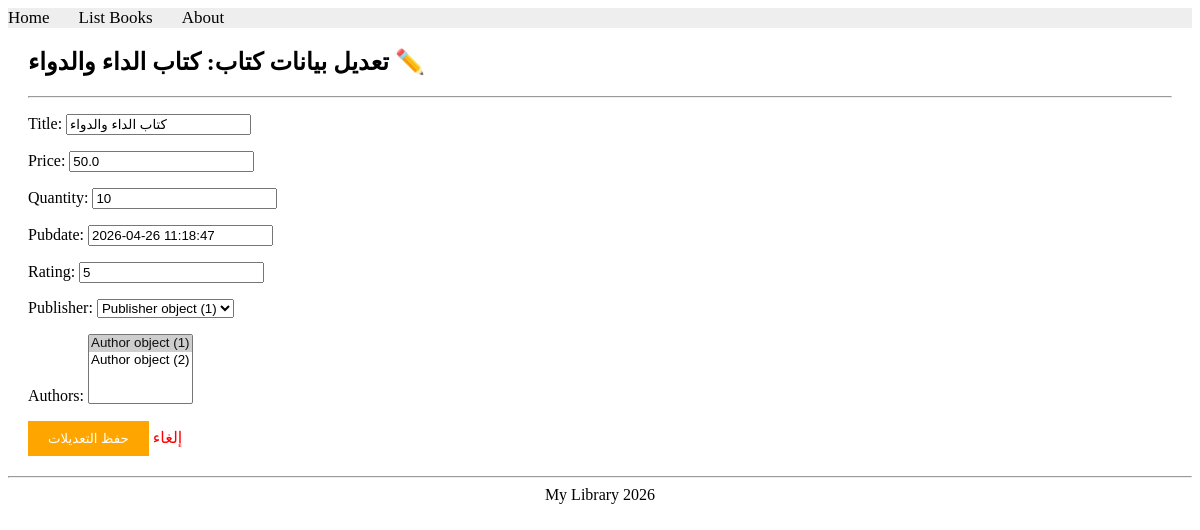
Page /books/lab9_part2/editbook/4/ on the committed database.
### apps/bookmodule/models.py (models this page shows)
class Book(models.Model):
    title = models.CharField(max_length=100)
    price = models.FloatField(default=0.0)
    quantity = models.IntegerField(default=1)
    pubdate = models.DateTimeField()
    rating = models.SmallIntegerField(default=1)
    publisher = models.ForeignKey(Publisher, null=True, on_delete=models.SET_NULL)
    authors = models.ManyToManyField(Author)

### apps/bookmodule/views.py (the view)
# urls.py: path('lab9_part2/editbook/<int:id>/', views.editbook_part2, name="books.editbook_part2"),
def editbook_part2(request, id):
    book = Book.objects.get(id=id)
    if request.method == 'POST':
        form = BookForm(request.POST, instance=book)
        if form.is_valid():
            form.save()
            return redirect('books.listbooks') # نرجع للقائمة بعد الحفظ
    else:
        form = BookForm(instance=book)
    return render(request, 'bookmodule/editbook_part2.html', {'form': form, 'book': book})

### apps/bookmodule/forms.py
class BookForm(forms.ModelForm):
    class Meta:
        model = Book  # نربط الفورم بجدول الكتب
        fields = '__all__'  # نطلب من الجانغو يسوي فورم لكل الحقول الموجودة في الجدول

### apps/templates/bookmodule/editbook_part2.html (shortened to what this page needs)
{% extends "layouts/base.html" %}
{% block content %}
<div style="margin: 20px;">
    <h2>تعديل بيانات كتاب: {{ book.title }} ✏️</h2>
    <hr>
    <form method="POST" action="/books/lab9_part2/editbook/{{ book.id }}/">
        {{ form.as_p }}
        <button type="submit" style="padding: 10px 20px; background-color: orange; color: white; border: none; cursor: pointer;">حفظ التعديلات</button>
        <a href="/books/lab9_part1/listbooks/" style="margin-right: 15px; color: red; text-decoration: none;">إلغاء</a>
    </form>
</div>
{% endblock content %}

### rows in the picture
Book: title "كتاب الداء والدواء", price "50.0", quantity "10", pubdate "2026-04-26 11:18:47", rating "5", publisher "Publisher object (1)"
